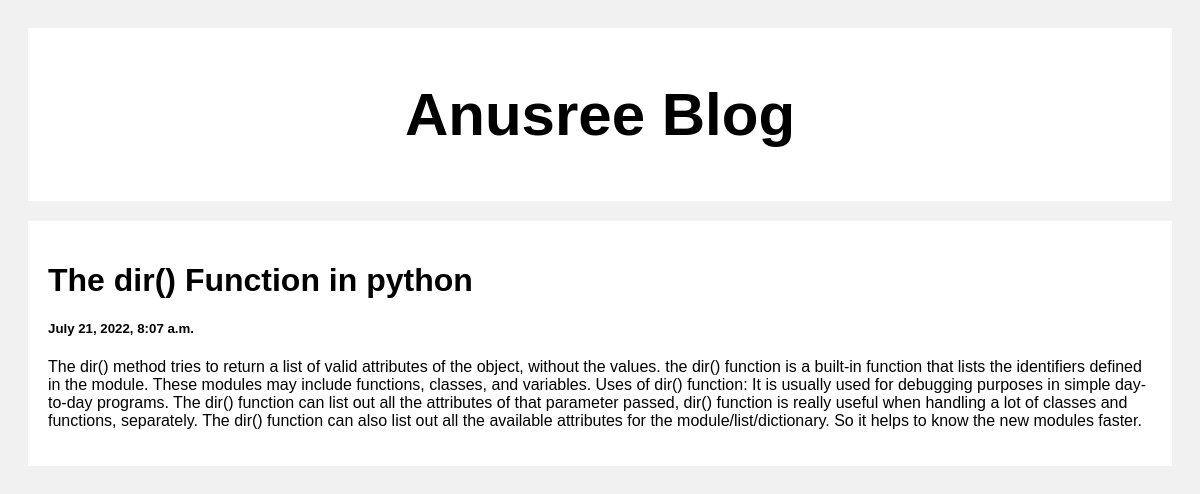
The app's page /blog/4/ with its own data.
### base/models.py (models this page shows, shortened)
class Blogs(models.Model):
    idn = models.IntegerField()
    heading = models.CharField(max_length=150)
    date = models.DateTimeField(auto_now=True)
    content = models.TextField(null=False, blank=False)

### base/views.py (the view)
# urls.py: path('blog/<str:pk>/', views.blog, name="blog"),
def blog(request,pk):
    blog = Blogs.objects.get(id=pk)
    context = {'blog':blog}
    return render(request, 'blog.html', context)

### templates/blog.html (shortened to what this page needs)
<!DOCTYPE html>
<html>
<head>
</head>
<body>
<div class="header">
  <h2>Anusree Blog</h2>
</div>
<div class="row">
  <div class="leftcolumn">
    <div class="card">
        <h1>{{blog.heading}}</h1>
        <h5>{{blog.date}}</h5>
        <p>{{blog.content}}</p>
    </div>
  </div>
</div>
</body>
</html>

### templates/blog.html (style rules this page uses)
* { box-sizing: border-box; }
body { font-family: Arial; padding: 20px; background: #f1f1f1; }
.header { padding: 2px; font-size: 40px; text-align: center; background: white; }
.leftcolumn { float: left; width: 100%; }
.card { background-color: white; padding: 20px; margin-top: 20px; }
.row:after { content: ""; display: table; clear: both; }

### records on screen
Blogs: heading "The dir() Function in python", date "July 21, 2022, 8:07 a.m.", content "The dir() method tries to return a list of valid attributes of the object, without the values. the dir() function is a built-in function that lists the identifiers defined in the module. These modules may include functions, classes, and variables. Uses of dir() function: It is usually used for debugging purposes in simple day-to-day programs. The dir() function can list out all the attributes of that parameter passed, dir() function is really useful when handling a lot of classes and functions, separately. The dir() function can also list out all the available attributes for the module/list/dictionary. So it helps to know the new modules faster."
